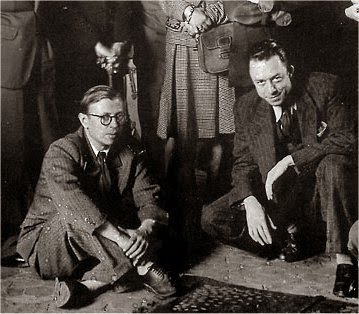
#> input picture Task7/test.jpg, 359 x 314 px
$ python display.py
#> lines starting #> are read from the running program, lines starting #| are printed output that depends on the picture
### Task7/faceRecognition.py
import cv2 as cv

def faceDetection(img):
    img_2 = cv.imread("Haruki_Murakami.jpg")
    face_cascade = cv.CascadeClassifier('haarcascade_frontalface_default.xml')
    gray = cv.cvtColor(img_2, cv.COLOR_BGR2GRAY)
    faces = face_cascade.detectMultiScale(gray, 1.1, 4)
    for (x, y, w, h) in faces:
        cv.rectangle(img, (x, y), (x + w, y + h), (255, 255, 255), 2)

    cv.imshow('img_2', img)
    cv.imwrite("static/img/img_2.jpg", img_2)
    cv.waitKey()
    cv.destroyAllWindows()
    print(gray, img_2)

    return img


img = cv.imread("test.jpg")
#> img is the input picture: shape (314, 359, 3); mean B, G, R 54.7, 60.2, 66.5
img_2 = cv.imread("Haruki_Murakami.jpg")
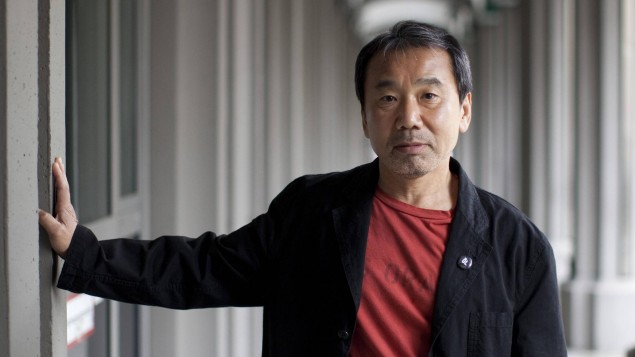
#> input picture Haruki_Murakami.jpg, 635 x 357 px, found by its file name
#> img_2 is the input picture: shape (357, 635, 3); mean B, G, R 96.3, 96.7, 103.4
faceDetection(img_2)
#> in faceDetection, `gray = cv.cvtColor(img_2, cv.COLOR_BGR2GRAY)`:
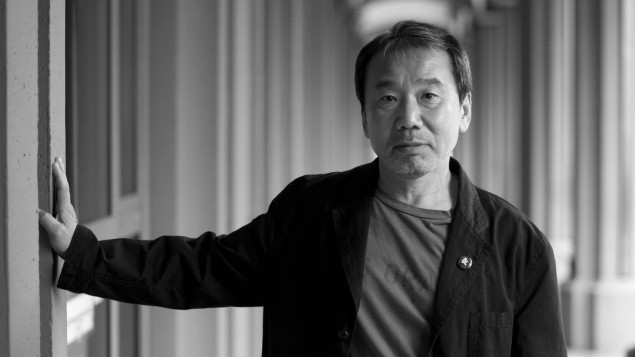
#> gray: shape (357, 635); min 0, max 249, mean 98.6
#> in faceDetection, `faces = face_cascade.detectMultiScale(gray, 1.1, 4)`: faces = [[359, 54, 109, 109]]
#> the loop in faceDetection, `for (x, y, w, h) in faces:` made 1 pass
#> (printed output is left out)

### Task7/display.py
import cv2 as cv
from Task7.faceRecognition import faceDetection

img = cv.imread("test.jpg")

print('Original Dimensions : ',img.shape)
#| Original Dimensions :  (314, 359, 3)

scale_percent = 20 # percent of original size
width = int(img.shape[1] * scale_percent / 100)
#> width = 71
height = int(img.shape[0] * scale_percent / 100)
#> height = 62
dim = (width, height)
#> dim = (71, 62)

# resize image
resized = cv.resize(img, dim, interpolation = cv.INTER_AREA)
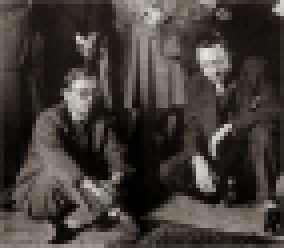
#> resized: shape (62, 71, 3) (shown 4 times larger); mean B, G, R 54.7, 60.2, 66.5

print('Resized Dimensions : ',resized.shape)
#| Resized Dimensions :  (62, 71, 3)

faceDetection(resized)
#> the loop in faceDetection (call 2), `for (x, y, w, h) in faces:` made 1 pass
#> (printed output is left out)
